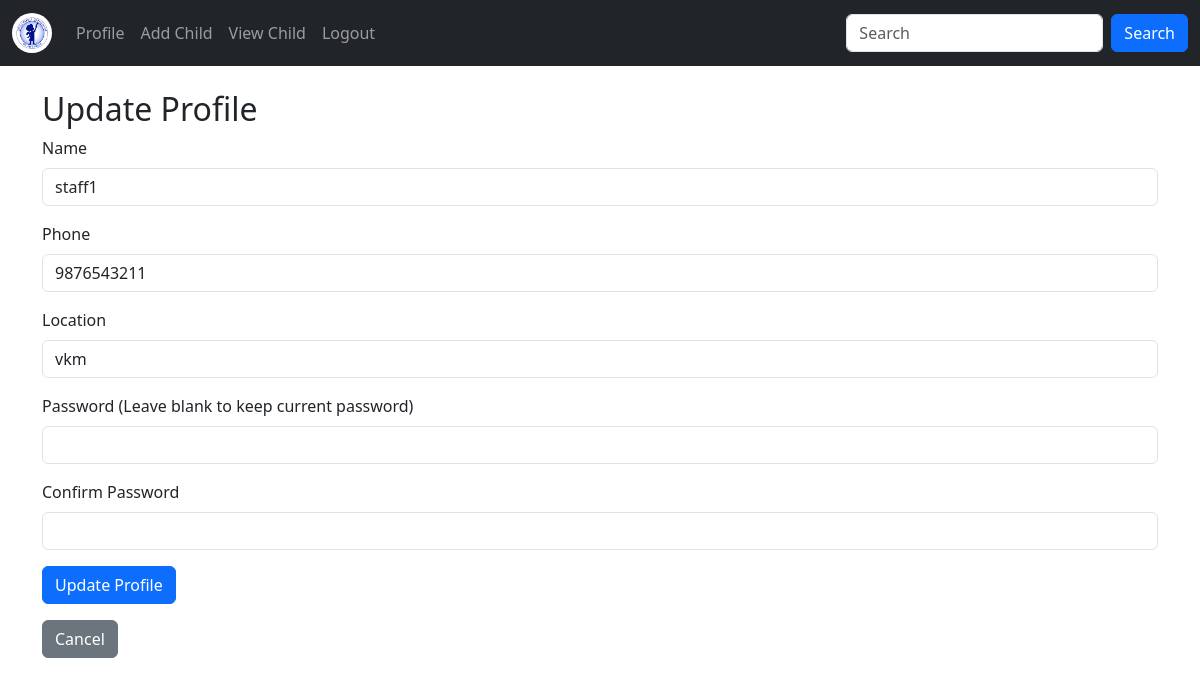
The app's page /updatestafprofile/ (signed in) with its own data.
### app/models.py (models this page shows, shortened)
class Stafreg(models.Model):
    email = models.EmailField(unique=True)
    name = models.TextField()
    phone = models.IntegerField()
    password = models.TextField()
    location= models.TextField()
    confirm_password=models.TextField()

### app/views.py (the view, shortened to what this page needs)
# urls.py: path('updatestafprofile/', views.updatestafprofile, name='updatestafprofile'),
def updatestafprofile(request):
    staf_email = request.session.get('staf')
    if staf_email:
        staff = Stafreg.objects.get(email=staf_email)
        return render(request, 'staf/updatestafprofile.html', {'staff': staff})
    else:
        messages.error(request, "Please login to update your profile.")
        return redirect('login')

### templates/staf/updatestafprofile.html (shortened to what this page needs)
<!DOCTYPE html>
<html lang="en">
<head>
  <link href="https://cdn.jsdelivr.net/npm/bootstrap@5.3.3/dist/css/bootstrap.min.css" rel="stylesheet">
</head>
<body>
<nav class="navbar navbar-expand-sm navbar-dark bg-dark">
    <div class="container-fluid">
        <a class="navbar-brand" href="../stafhome">
          <img src="../static/R.jpg" alt="Logo" style="width:40px;" class="rounded-pill">
        </a>
    <div class="collapse navbar-collapse" id="mynavbar">
      <ul class="navbar-nav me-auto">
        <li class="nav-item">
          <a class="nav-link" href="../stafprofile">Profile</a>
        </li>
        <li class="nav-item">
          <a class="nav-link" href="../addchild">Add Child</a>
        </li>
        <li class="nav-item">
          <a class="nav-link" href="../viewchild">View Child</a>
        </li>
        <li class="nav-item">
            <a class="nav-link" href="../logout">Logout</a>
          </li>
      </ul>
      <form class="d-flex">
        <input class="form-control me-2" type="text" placeholder="Search">
        <button class="btn btn-primary" type="button">Search</button>
      </form>
    </div>
  </div>
</nav>
<div class="container mt-4">
    <h2>Update Profile</h2>
    <form method="POST">
        <div class="mb-3">
            <label for="name" class="form-label">Name</label>
            <input type="text" class="form-control" id="name" name="name" value="{{ staff.name }}" required>
        </div>
        <div class="mb-3">
            <label for="phone" class="form-label">Phone</label>
            <input type="text" class="form-control" id="phone" name="phone" value="{{ staff.phone }}" required>
        </div>
        <div class="mb-3">
            <label for="location" class="form-label">Location</label>
            <input type="text" class="form-control" id="location" name="location" value="{{ staff.location }}" required>
        </div>
        <div class="mb-3">
            <label for="password" class="form-label">Password (Leave blank to keep current password)</label>
            <input type="password" class="form-control" id="password" name="password">
        </div>
        <div class="mb-3">
            <label for="confirm_password" class="form-label">Confirm Password</label>
            <input type="password" class="form-control" id="confirm_password" name="confirm_password">
        </div>
        <button type="submit" class="btn btn-primary">Update Profile</button>
    </form>
    <a href="../stafprofile" class="btn btn-secondary mt-3">Cancel</a>
</div>
</body>
</html>

### records on screen
Stafreg: name "staff1", phone "9876543211", location "vkm"
